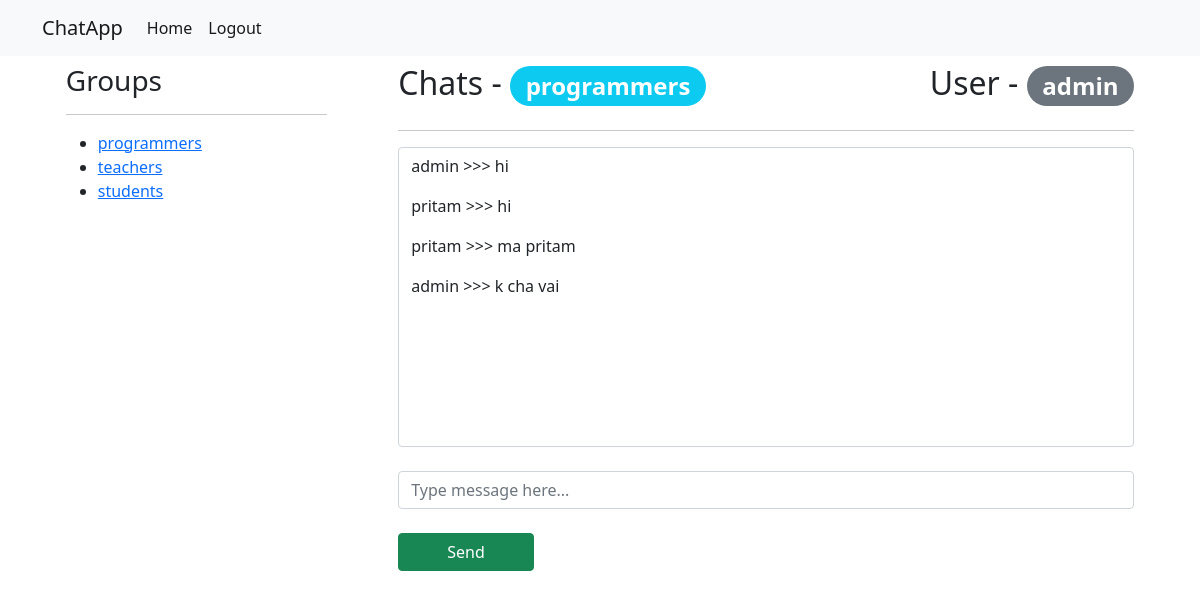
Page /group_chat/programmers/ (signed in) on the committed database.
### chats/models.py (models this page shows, shortened)
class Group(models.Model):
    name = models.CharField(max_length = 50, unique=True)
    def get_absolute_url(self):
        return reverse('group_chat', kwargs={'group_name': self.name})
    def __str__(self):
        return self.name

class Chat(models.Model):
    content = models.CharField(max_length = 100)
    user = models.ForeignKey(User, on_delete=models.CASCADE)
    group = models.ForeignKey(Group, on_delete=models.CASCADE )

### accounts/models.py (models this page shows)
class CustomUser(AbstractUser):
    activated = models.BooleanField(default=False)
    token = models.CharField(max_length=250, null=True, blank=True)

### chats/views.py (the view)
# urls.py: path('group_chat/<str:group_name>/', views.GroupChatView.as_view(), name='group_chat'),
class GroupChatView(DetailView):
    model = Group
    pk_url_kwarg = 'group_name'
    template_name = 'chats/group_chat.html'
    def get_object(self, queryset =None):
        group_name = self.kwargs.get('group_name').strip().lower()
        group_obj = get_object_or_404(Group, name=group_name)
        return group_obj
    def get_context_data(self, **kwargs):
        group_name = self.get_object()
        group = Group.objects.filter(name__iexact = group_name )
        chats = []
        if group.exists():
            context = super().get_context_data(**kwargs)
            chats = group.first().chat_set.all()
        context['chats'] = chats
        context['group_list'] = Group.objects.all()
        return context

### templates/chats/group_chat.html (shortened to what this page needs)
{% extends 'base.html' %}
{% block content %}
<div class="row">
        <div class="col-3 mx-auto">
            <h3>Groups</h3>
            <hr>
            <ul>
                {% for group in group_list %}
                    <li><a href="{{ group.get_absolute_url }}">{{ group.name }}</a> </li>
                {% endfor %}
            </ul>
        </div>
        <div class="col-8 mx-auto">
            <div style="display:flex; justify-content: space-between;">
                <h2>Chats - <span class="badge rounded-pill bg-info">{{ group.name }}</span> </h2>
                <h2>User - <span class="badge rounded-pill bg-secondary">{{request.user.username}}</span></h2>
            </div>
            <hr>
            <div class="form-control overflow-auto" id="chat-log" style="height: 300px;">
                {% for chat in chats %}
                    <p>{{ chat.user.username }} >>> {{ chat.content }} </p>
                {% endfor %}
            </div><br>
            <input type="text"t class="form-control" id="chat-message-input" placeholder="Type message here..."><br>
            <button id="message-button" class="btn btn-success px-5">Send</button>
        </div>
</div>
{% endblock %}

### rows in the picture
Group: name "programmers"
Group: name "teachers"
Group: name "students"
CustomUser: user.username "admin"
Chat: user.username "admin", content "hi"
Chat: user.username "pritam", content "hi"
Chat: user.username "pritam", content "ma pritam"
Chat: user.username "admin", content "k cha vai"
